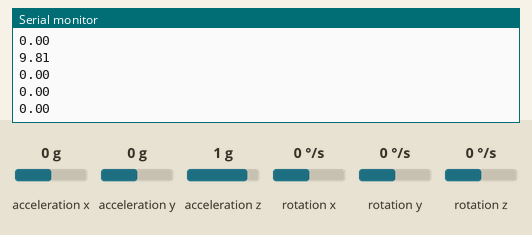
Simulated run of this sketch. Board: Arduino Uno, built with avr-gcc and run on an emulated ATmega328P. Parts: the last lines printed to the serial monitor. The inputs (shaded band) are chosen by the test bench; at power-on: acceleration x 0 g, acceleration y 0 g, acceleration z 1 g, rotation x 0 °/s, rotation y 0 °/s, rotation z 0 °/s.

Above: at 1.2 s.
1.3 s: acceleration x set to -1.4 g
2.8 s: acceleration y set to -0.8 g
4.3 s: acceleration z set to 0.8 g
5.8 s: rotation x set to -192 °/s
At 5.91 s:
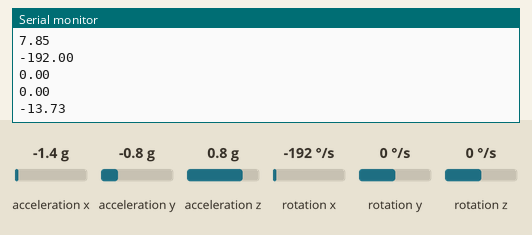
7.3 s: rotation y set to -100 °/s
At 7.41 s:
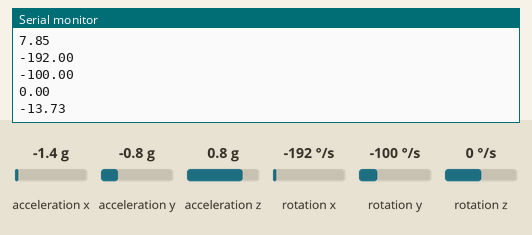
Timing chart, 0 to 9.8 s (numbered marks = the images above; inputs shaded):
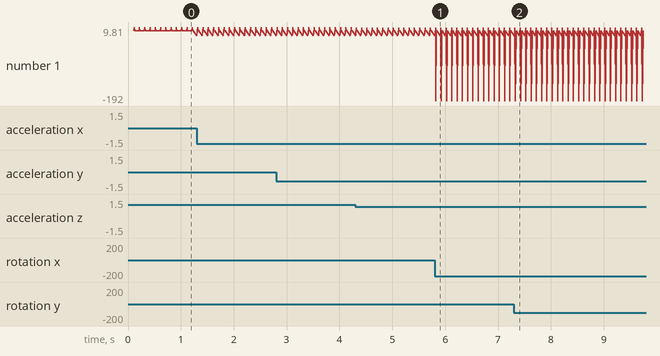

Measured:
- after the input at 5.8 s, the serial monitor: prints a new line at once (image 1)
- after the input at 7.3 s, the serial monitor: prints a new line at once (image 2)

The sketch:

SensorMPU6050.ino
```cpp
#include <Wire.h>
#include <MPU6050.h>

MPU6050 mpu;

double accelX = 0, accelY =0, accelZ;
double gyroX = 0, gyroY =0, gyroZ;

unsigned long lastTime = 0, sampleTime = 100;

void setup() {
  Serial.begin(9600);

  while(!mpu.begin(MPU6050_SCALE_2000DPS, MPU6050_RANGE_2G))
  {
    delay(500);
  }
}

void loop() {

  if(millis()-lastTime>=sampleTime)
  {
    lastTime = millis();

    Vector normAccel = mpu.readNormalizeAccel();
    Vector normGyro = mpu.readNormalizeGyro();
    accelX = normAccel.XAxis;
    accelY = normAccel.YAxis;
    accelZ = normAccel.ZAxis;
    gyroX = normGyro.XAxis;
    gyroY = normGyro.YAxis;
    gyroZ = normGyro.ZAxis;

    Serial.println(accelX);
    Serial.println(accelY);
    Serial.println(accelZ);
    Serial.println(gyroX);
    Serial.println(gyroY);
    Serial.println(gyroZ);

  }
}
```
